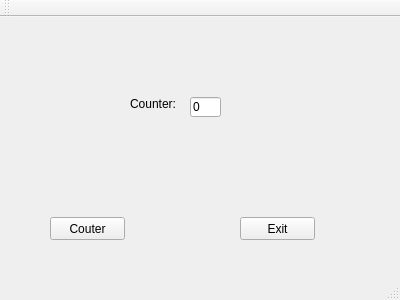
<?xml version="1.0" encoding="UTF-8"?>
<ui version="4.0">
 <class>MainWindow</class>
 <widget class="QMainWindow" name="MainWindow">
  <property name="geometry">
   <rect>
    <x>0</x>
    <y>0</y>
    <width>400</width>
    <height>300</height>
   </rect>
  </property>
  <property name="windowTitle">
   <string>MainWindow</string>
  </property>
  <widget class="QWidget" name="centralWidget">
   <widget class="QPushButton" name="m_exitButton">
    <property name="geometry">
     <rect>
      <x>240</x>
      <y>200</y>
      <width>75</width>
      <height>23</height>
     </rect>
    </property>
    <property name="text">
     <string>Exit</string>
    </property>
   </widget>
   <widget class="QPushButton" name="m_counterButton">
    <property name="geometry">
     <rect>
      <x>50</x>
      <y>200</y>
      <width>75</width>
      <height>23</height>
     </rect>
    </property>
    <property name="text">
     <string>Couter</string>
    </property>
   </widget>
   <widget class="QLineEdit" name="m_counterLineEdit">
    <property name="geometry">
     <rect>
      <x>190</x>
      <y>80</y>
      <width>31</width>
      <height>20</height>
     </rect>
    </property>
    <property name="text">
     <string>0</string>
    </property>
   </widget>
   <widget class="QLabel" name="label">
    <property name="geometry">
     <rect>
      <x>130</x>
      <y>80</y>
      <width>47</width>
      <height>13</height>
     </rect>
    </property>
    <property name="text">
     <string>Counter:</string>
    </property>
   </widget>
  </widget>
  <widget class="QMenuBar" name="menuBar">
   <property name="geometry">
    <rect>
     <x>0</x>
     <y>0</y>
     <width>400</width>
     <height>21</height>
    </rect>
   </property>
  </widget>
  <widget class="QToolBar" name="mainToolBar">
   <attribute name="toolBarArea">
    <enum>TopToolBarArea</enum>
   </attribute>
   <attribute name="toolBarBreak">
    <bool>false</bool>
   </attribute>
  </widget>
  <widget class="QStatusBar" name="statusBar"/>
 </widget>
 <layoutdefault spacing="6" margin="11"/>
 <resources/>
 <connections/>
</ui>
